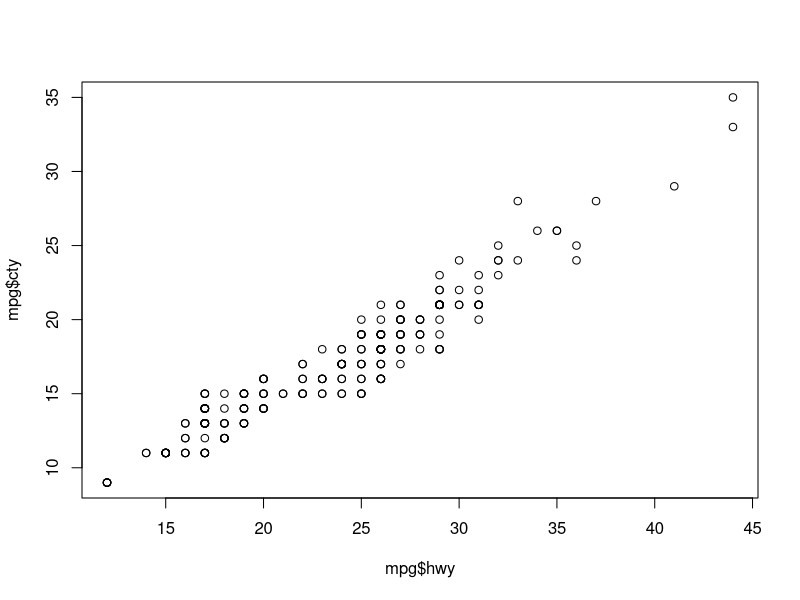
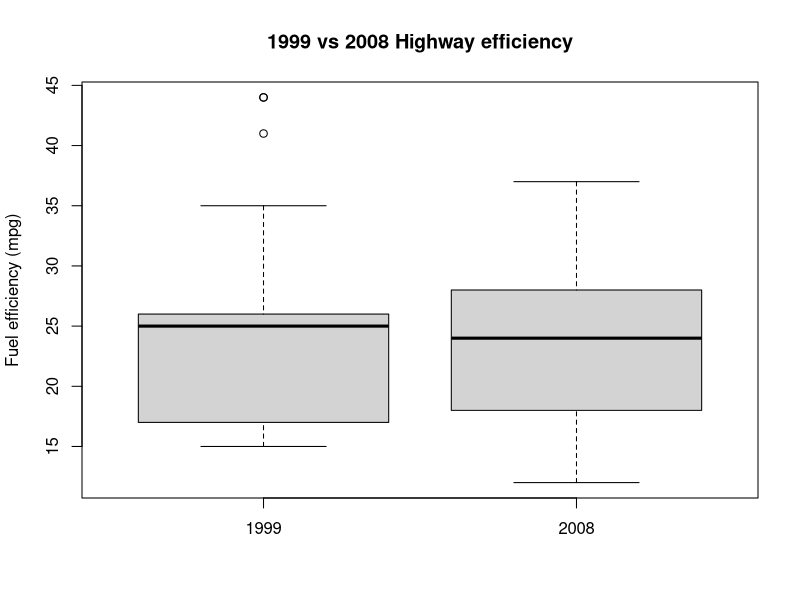
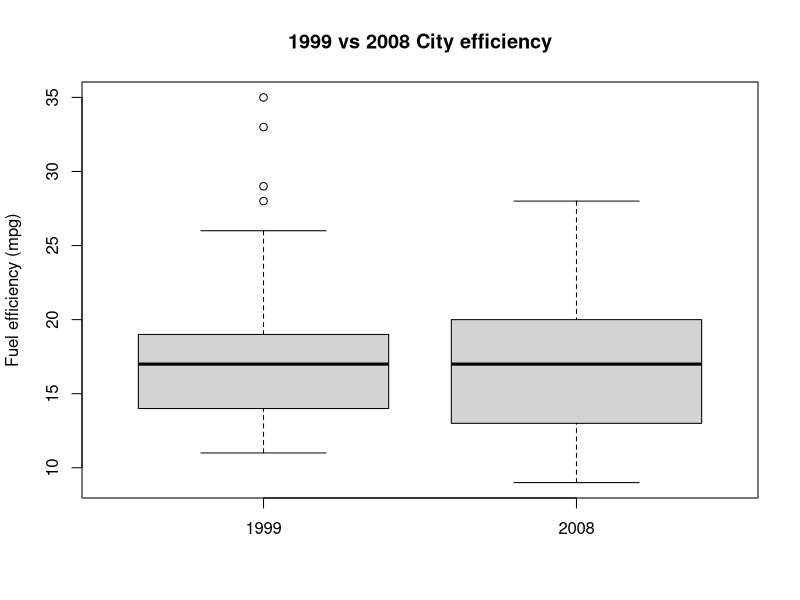

These figures' R source, in order:
## ---- chunk 1
knitr::opts_chunk$set(echo = TRUE)
library(ggplot2)
## ---- chunk 2
a0 <- 1
a0
## ---- chunk 3
	cel = c(-4.44, -9.44)
	print(cel)
## ---- chunk 4
	vec200 = 1:200
	i = 1
	while(i <= 200)
	{
		vec200[i] = 3
		vec200[i+1] = 1
		i = i + 2
	} 
	print(vec200)
## ---- chunk 5
	numPerfect = 0
	i = 1
	while (i * i <= 2001) { numPerfect = numPerfect + 1; i = i + 1; }
	print(numPerfect)
## ---- chunk 6
head(mpg)
## ---- chunk 7
	bestmpg = unique(sort(mpg$hwy, decreasing=T))[1:3]
	top3 = unique(mpg[mpg$hwy %in% bestmpg, ]$model)
	print(top3)
## ---- chunk 8
	compacts = unique(mpg[mpg$class == "compact", ])
	numCompact = length(compacts)
	print(numCompact)
## ---- chunk 9
	plot(mpg$hwy, mpg$cty)
## ---- chunk 10
	print(length(mpg$hwy))
	print(length(unique(mpg$hwy)))
	print(length(unique(mpg$cty)))
## ---- chunk 11
	print(summary(mpg))
## ---- chunk 12
	old = mpg[mpg$year == 1999, ]
	new = mpg[mpg$year == 2008, ]
	combined = mpg[mpg$year == 1999 | mpg$year == 2008, ]
## ---- chunk 13
	boxplot(old$hwy, new$hwy, main="1999 vs 2008 Highway efficiency", names=c("1999", "2008"), ylab="Fuel efficiency (mpg)")
	boxplot(old$cty, new$cty, main="1999 vs 2008 City efficiency", names=c("1999", "2008"), ylab="Fuel efficiency (mpg)")
